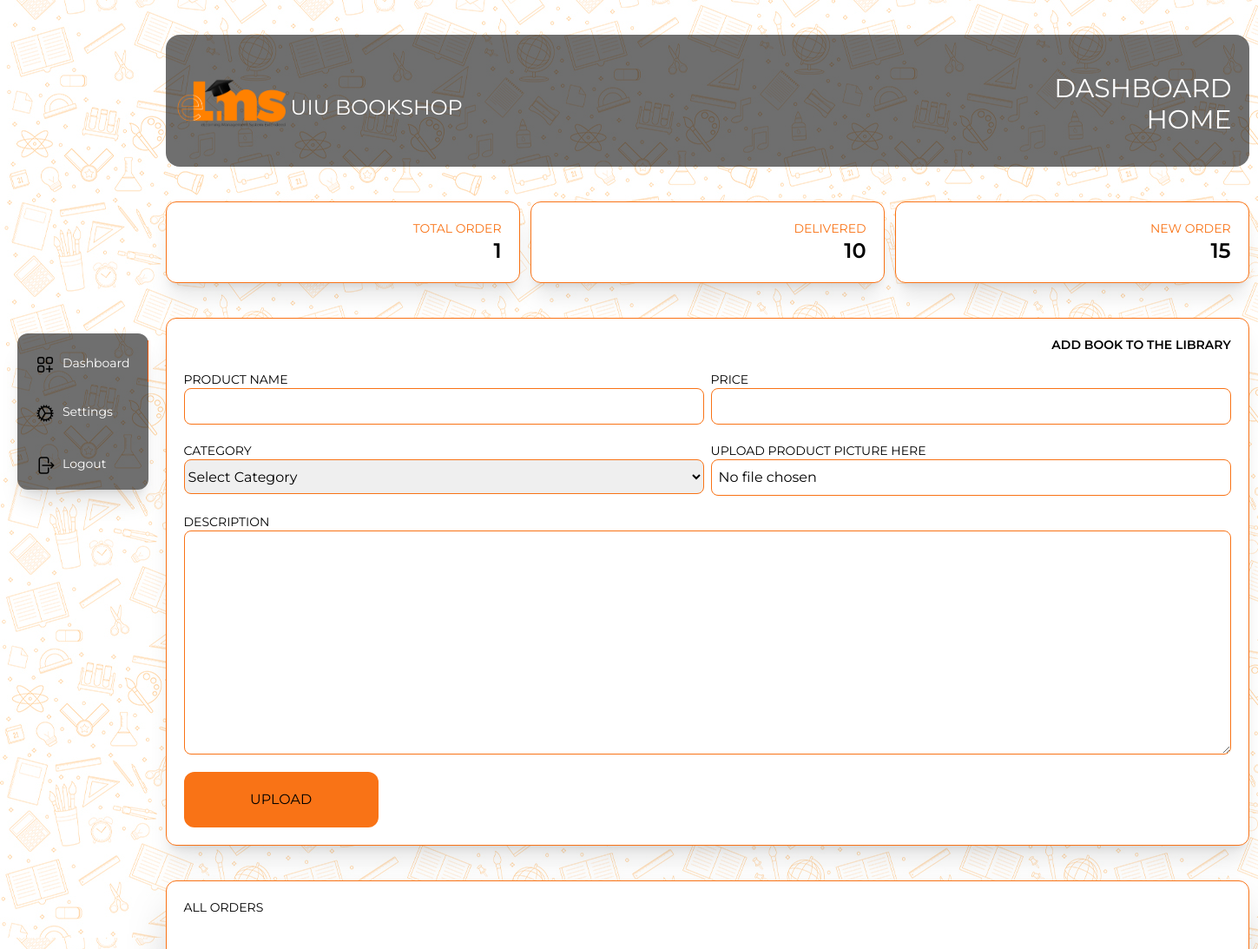
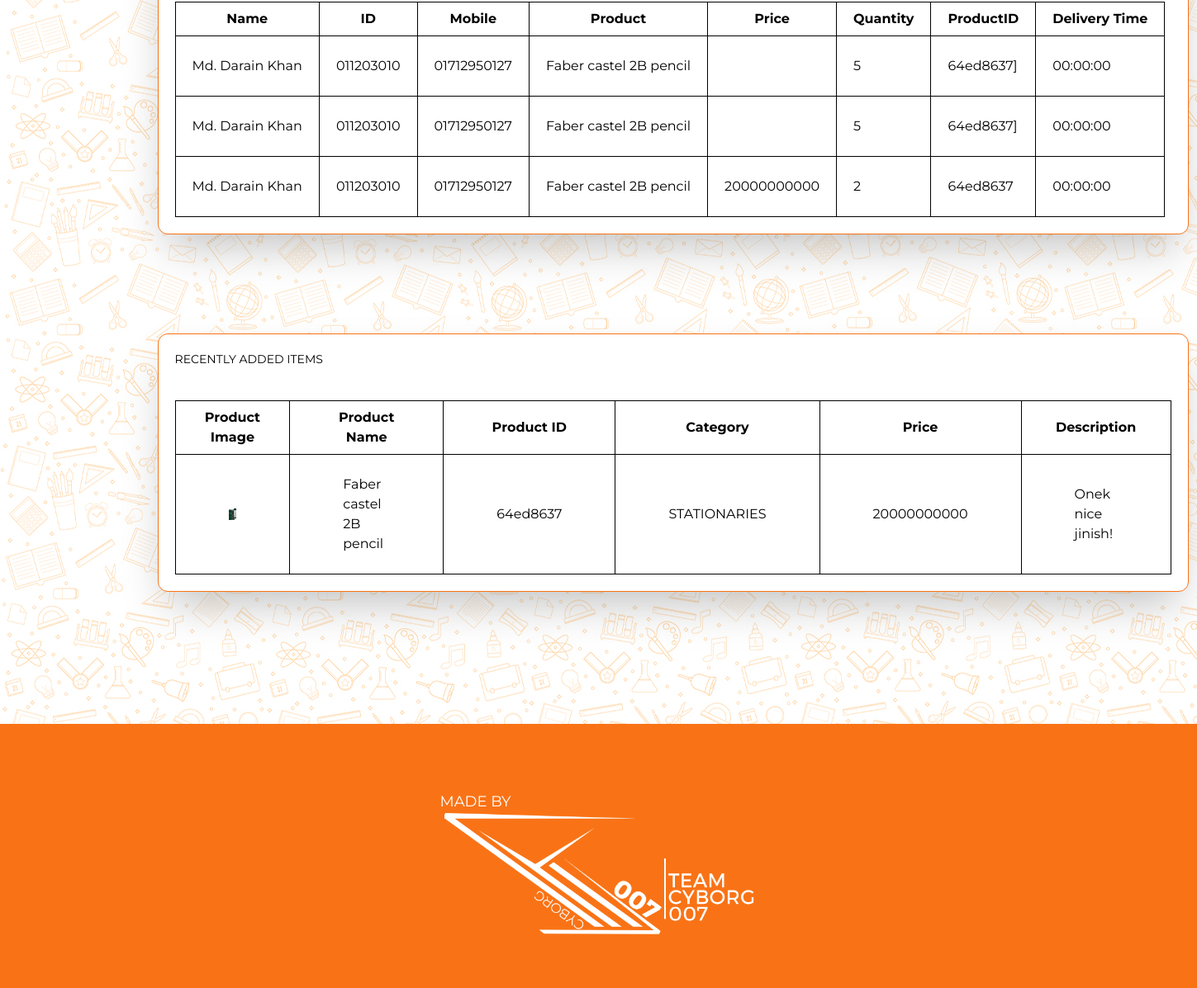
The page /BookShopdashboard.php on the database its author committed (2 pictures, top to bottom).
### tables this page shows
CREATE TABLE `bookshoporders` (
  `Name` varchar(100) NOT NULL,
  `ID` varchar(100) NOT NULL,
  `OrderedProduct` varchar(100) NOT NULL,
  `Quantity` varchar(100) NOT NULL,
  `TimeGap` time DEFAULT NULL,
  `Notes` text NOT NULL,
  `Mobile` varchar(15) NOT NULL,
  `ProdID` varchar(100) NOT NULL,
  `Price` varchar(100) NOT NULL
);

CREATE TABLE `bookshop` (
  `Productname` varchar(200) NOT NULL,
  `Category` varchar(50) NOT NULL,
  `productID` varchar(100) NOT NULL,
  `Price` varchar(15) NOT NULL,
  `description` text NOT NULL,
  `pic` varchar(255) NOT NULL
);

### BookShopdashboard.php (the view, shortened to what this page needs)
<?php
require 'dbmsConfig.php';
$sq = "SELECT COUNT(*) AS completedcount FROM librarybooks";
$resd = $conn->query($sq);
if ($resd !== false && $resd->num_rows > 0) {
    $rowd = $resd->fetch_assoc();
    $completed_count = $rowd["completedcount"];
} else {
    $completed_count = 0;
}
$boro = 'Pending';
$sq2 = "SELECT COUNT(*) AS borrowed FROM librarybookbooking WHERE Status = '$boro'";
$resd2 = $conn->query($sq2);
if ($resd2 !== false && $resd2->num_rows > 0) {
    $rowd2 = $resd2->fetch_assoc();
    $completed_count2 = $rowd2["borrowed"];
} else {
    $completed_count2 = 0;
}
$boro1 = 'Gave Back';
$sq3 = "SELECT COUNT(*) AS borrowed FROM librarybookbooking WHERE Status = '$boro1'";
$resd3 = $conn->query($sq3);
if ($resd3 !== false && $resd3->num_rows > 0) {
    $rowd3 = $resd3->fetch_assoc();
    $completed_count3 = $rowd3["borrowed"];
} else {
    $completed_count3 = 0;
}
?>
<!DOCTYPE html>
<html lang="en">
<head>
    <script src="https://cdn.tailwindcss.com"></script>
<body style="background: url('IMGS/doodle.jpg');">
    <div class="h-full w-full flex" >
        <div class="grid mt-96  w-fit h-fit shadow-xl  ml-5 rounded-xl " style="background:  #00000090;">
            <ul class=" w-fit  h-fit ">
                <li class="mt-2 flex border-r border-r-orange-600 w-full px-5 pt-4 pb-2">
                    <h1 class="text-sm ml-2 text-white">Dashboard</h1>
                </li>
                <li class="mt-4 flex px-5 py-2">
                    <h1 class="text-sm ml-2 text-white">Settings</h1>
                </li>
                <li class="mt-4 flex px-5 pt-3 pb-4">
                    <h1 class="text-sm ml-2 text-white">Logout</h1>
                </li>
            </ul>
        </div>
        <div class="w-full h-full mr-20 grid">
            <div class="flex justify-between mt-10 p-5 ml-5 rounded-2xl h-fit w-full" style="background: #00000090">
                <div class="w-full flex">
                    <img src="IMGS/lmslogo.png" class="w-28 scale-125" alt="">
                    <h1 class="text-2xl mt-12 ml-3 uppercase text-white">UIU BOOKSHOP </h1>
                </div>
                <div class="flex ">
                    <h1 class="text-3xl mt-6 ml-3 text-right uppercase text-white">DASHBOARD HOME </h1>
                </div>
            </div>
            <div class="ml-5 mt-10 w-full flex">
                <div class="grid w-1/3 bg-white p-5 border-orange-500 border rounded-xl shadow-xl">
                    <h1 class="text-sm text-right uppercase text-orange-500">Total Order</h1>
                    <h1 class="text-2xl font-semibold text-right"><?php echo $completed_count; ?></h1>
                </div>
                <div class="grid ml-3 w-1/3 bg-white p-5 border-orange-500 border rounded-xl shadow-xl">
                    <h1 class="text-sm text-right uppercase text-orange-500">Delivered</h1>
                    <h1 class="text-2xl font-semibold text-right"><?php echo $completed_count2; ?></h1>
                </div>
                <div class="grid ml-3 w-1/3 bg-white p-5 border-orange-500 border rounded-xl shadow-xl">
                    <h1 class="text-sm text-right uppercase text-orange-500">NEW ORDER</h1>
                    <h1 class="text-2xl font-semibold text-right"><?php echo $completed_count3; ?></h1>
                </div>
            </div>
            <div class="ml-5 mt-10 w-full flex">
                <div class=" w-full bg-white p-5 border-orange-500 border rounded-xl shadow-xl">
                    <h1 class="text-sm font-semibold text-right uppercase">Add Book to the library</h1>
                    <form action="" method="post" enctype="multipart/form-data" class="w-full h-fit">
                        <div class="w-full h-fit mt-5 flex ">
                            <div class="grid w-1/2 h-fit">
                                <label for="" class="uppercase text-sm">PRODUCT NAME</label>
                                <input type="text" class="p-2 border border-orange-500 rounded-lg " name="name" id="">
                            </div>
                            <div class="grid w-1/2 h-fit ml-2">
                                <label for="" class="uppercase text-sm">PRICE</label>
                                <input type="text" class="p-2 border border-orange-500 rounded-lg " name="Price" id="">
                            </div>
                        </div>
                        <div class="w-full h-fit mt-5 flex ">
                            <div class="grid w-1/2 h-fit">
                                <label for="" class="uppercase text-sm">CATEGORY</label>
                                <select name="Category" class="border border-orange-500 rounded-lg h-10" id="">
                                    <option value="">Select Category</option>
                                </select>
                            </div>
                            <div class="grid ml-2 w-1/2 h-fit ">
                                <label for="" class="uppercase text-sm">Upload Product Picture Here</label>
                                <input type="file" class="p-2 border border-orange-500 rounded-lg file:hidden" name="thumb">
                            </div>
                        </div>
                        <div class="w-full h-fit mt-5 flex ">
                            <div class="grid w-full h-fit">
                                <label for="" class="uppercase text-sm">Description</label>
                                <textarea name="Description" id="" cols="200" rows="10"  class="p-2 border border-orange-500 rounded-lg "></textarea>
                            </div>
                        </div>
                        <input type="submit" value="Upload" id="Upload" name="Upload" class="w-56 rounded-xl uppercase bg-orange-500 mt-5 h-16 hover:text-white hover:text-lg transition-all" >
                    </form>
                </div>
            </div>
            <div class="ml-5 mt-10 w-full bg-white p-5  border border-orange-500 rounded-xl shadow-2xl mb-20">
                <h1 class="text-sm mb-10  uppercase">All Orders</h1>
                <table>
                    <thead class="border  border-1 p-5">
                        <th  class="ml-5 border border-black px-8 py-2" >Name</th>
                        <th class="ml-5 border border-black px-5 py-2" >ID</th>
                        <th class="ml-5 border border-black px-5 py-2" >Mobile</th>
                        <th class="ml-5 border border-black px-5 py-2" >Product</th>
                        <th class="ml-5 border border-black px-5 py-2" >Price</th>
                        <th class="ml-5 border border-black px-5 py-2" >Quantity</th>
                        <th class="ml-5 border border-black px-5 py-2" >ProductID</th>
                        <th class="ml-5 border border-black px-5 py-2" >Delivery Time</th>
                    </thead>
                    <tbody>
                    <?php
                        $query1 = "SELECT * FROM bookshoporders";
                        $result = $conn->query($query1);
                        while($row = $result->fetch_assoc()){
                        ?>
                        <tr>
                            <td class="border border-black px-5 py-6"><?php echo $row['Name']?> </td>
                            <td class="border border-black px-5 py-6"><?php echo $row['ID']?> </td>
                            <td class="border border-black px-5 py-6"><?php echo $row['Mobile']?> </td>
                            <td class="border border-black px-5 py-6"><?php echo $row['OrderedProduct']?> </td>
                            <td class="border border-black px-5 py-6"><?php echo $row['Price']?> </td>
                            <td class="border border-black px-5 py-6"><?php echo $row['Quantity']?> </td>
                            <td class="border border-black px-5 py-6"><?php echo $row['ProdID']?> </td>
                            <td class="border border-black px-5 py-6"><?php echo $row['TimeGap']?> </td>
                        </tr>
                    <?php
                    }
                    ?>
                    </tbody>
                </table>
            </div>
            <div class="ml-5 mt-10 w-full bg-white p-5  border border-orange-500 rounded-xl shadow-2xl mb-20">
                <h1 class="text-sm mb-10  uppercase">Recently added items</h1>
                <table>
                    <thead class="border  border-1 p-5">
                        <th  class="ml-5 border border-black px-8 py-2" >Product Image</th>
                        <th  class="ml-5 border border-black px-8 py-2" >Product Name</th>
                        <th  class="ml-5 border border-black px-8 py-2" >Product ID</th>
                        <th class="ml-5 border border-black px-5 py-2" >Category</th>
                        <th class="ml-5 border border-black px-5 py-2" >Price</th>
                        <th class="ml-5 border border-black px-5 py-2" >Description</th>
                    </thead>
                    <tbody>
                    <?php
                        $query1 = "SELECT * FROM bookshop";
                        $result = $conn->query($query1);
                        while($row = $result->fetch_assoc()){
                        ?>
                        <tr>
                        <td class="border border-black px-16 py-6">
                            <img src="folder2/<?php echo $row['pic']; ?>" width="100">
                            <td class="border border-black px-16 py-6"><?php echo $row['Productname']?> </td>
                            <td class="border border-black px-16 py-6"><?php echo $row['productID']?> </td>
                            <td class="border border-black px-16 py-6"><?php echo $row['Category']?> </td>
                            <td class="border border-black px-16 py-6"><?php echo $row['Price']?> </td>
                            <td class="border border-black px-16 py-6"><?php echo $row['description']?> </td>
                        </tr>
                    <?php
                    }
                    ?>
                    </tbody>
                </table>
            </div>
        </div>
    </div>
    <footer class="mt-20 bg-orange-500 text-white h-80">
        <div class="  relative top-20 w-full grid align-middle justify-center">
            <h1 class="uppercase text-lg">Made by</h1>
            <img src="IMGS/teamlogo.png" class="w-96" alt="">
        </div>
    </footer>
</body>
</html>

### BookShopdashboard.php (style rules this page uses)
* { font-family: 'Montserrat', sans-serif; }

### rows shown on the page
bookshoporders: Name "Md. Darain Khan", ID "011203010", Mobile "01712950127", OrderedProduct "Faber castel 2B pencil", Quantity "5", ProdID "64ed8637]", TimeGap "00:00:00"
bookshoporders: Name "Md. Darain Khan", ID "011203010", Mobile "01712950127", OrderedProduct "Faber castel 2B pencil", Quantity "5", ProdID "64ed8637]", TimeGap "00:00:00"
bookshoporders: Name "Md. Darain Khan", ID "011203010", Mobile "01712950127", OrderedProduct "Faber castel 2B pencil", Price "20000000000", Quantity "2", ProdID "64ed8637", TimeGap "00:00:00"
bookshop: pic (picture), Productname "Faber castel 2B pencil", productID "64ed8637", Category "STATIONARIES", Price "20000000000", description "Onek nice jinish!"

### other values the page prints
$completed_count "1"
$completed_count2 "10"
$completed_count3 "15"
